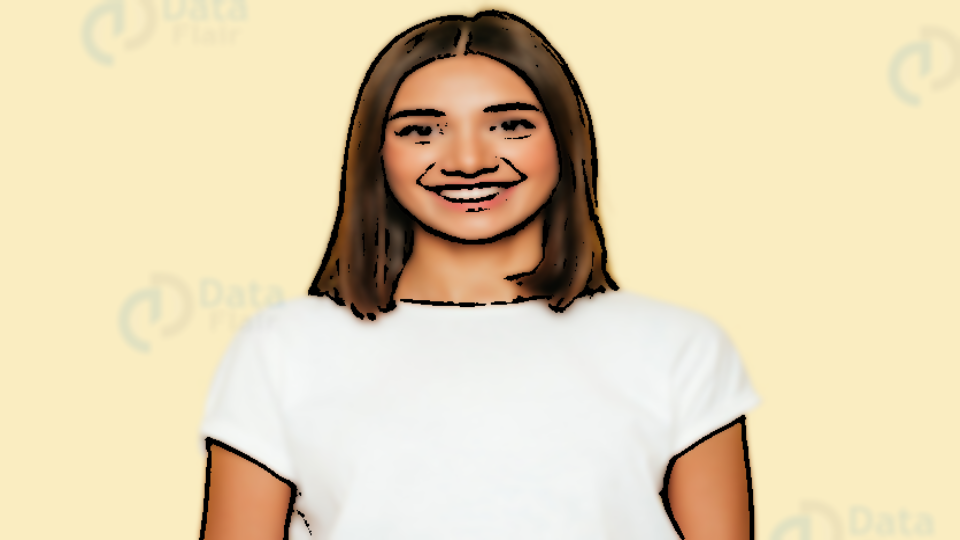
#> input picture cartoonified_Image.png, 960 x 540 px
$ python -i cartoon.py   (imports and definitions only)
#> lines starting #> are read from the running program, lines starting #| are printed output that depends on the picture; after the words box and inside, x2 and y2 are one past the last pixel; in counts of white or black regions, pixels touching at a corner belong together
import cv2          # for image processing
import easygui      # to open the file box
import numpy as np  #   to store image
import imageio      # to read the image stored at a particular path
import sys
import matplotlib.pyplot as plt
import os
import tkinter as tk
from tkinter import filedialog
from tkinter import *
from PIL import ImageTk, Image

# [4 lines not run here, left out]
# [1 line that did not run here, left out]

""" fileopenbox opens the box to choose the file and help us store the file path as a string"""
def upload():
    ImagePath = easygui.fileopenbox()
    cartoonify(ImagePath)

def cartoonify(ImagePath):
    # read the path
#> called with ImagePath = 'cartoonified_Image.png'
    originalImage = cv2.imread(ImagePath)
#> originalImage is the input picture: shape (540, 960, 3); mean B, G, R 179.6, 211.9, 226.8
    originalImage = cv2.cvtColor(originalImage, cv2.COLOR_BGR2RGB)

    #print (image)
    if originalImage is None:
        print("Cannot find any image. Please choose an appropriate file")
        sys.exit()

    Resized1 = cv2.resize(originalImage, (960, 540))

    grayScaleImage = cv2.cvtColor (originalImage, cv2.COLOR_BGR2GRAY)
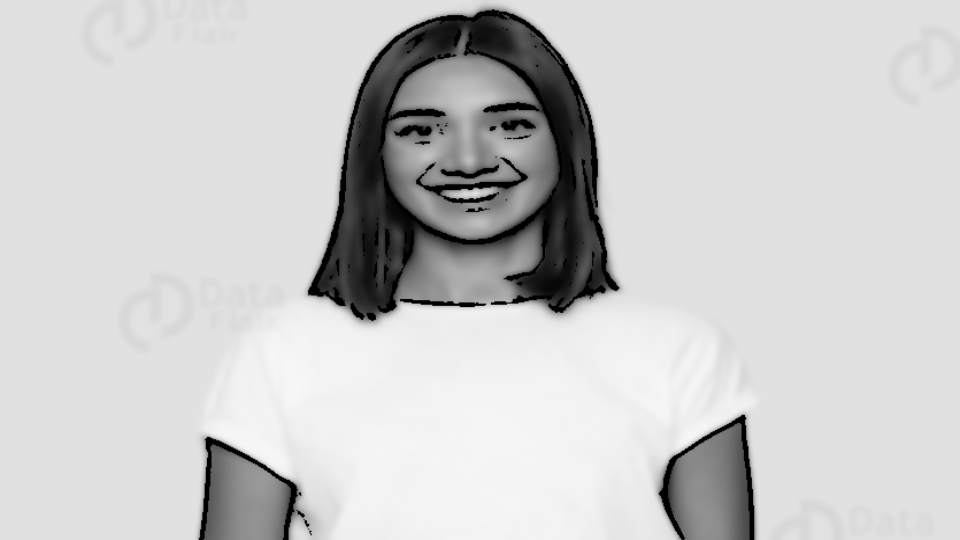
#> grayScaleImage: shape (540, 960); min 0, max 247, mean 203.7
    Resized2 = cv2.resize(grayScaleImage, (960, 540))

    smoothGrayScale = cv2.medianBlur(grayScaleImage, 5)
    Resized3 = cv2.resize(smoothGrayScale, (960, 540))

    getEdge = cv2.adaptiveThreshold(smoothGrayScale, 255, cv2.ADAPTIVE_THRESH_MEAN_C, cv2.THRESH_BINARY, 9, 9)
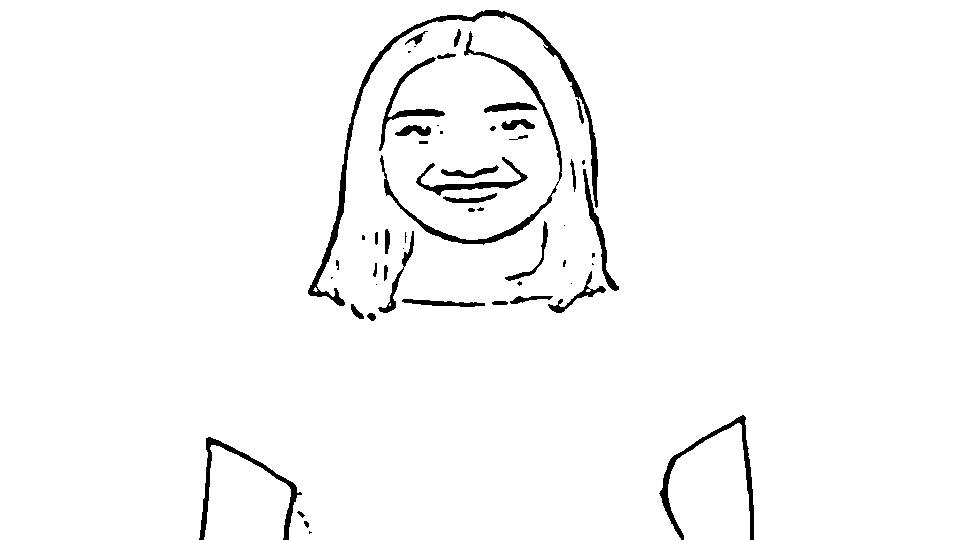
#> getEdge: shape (540, 960); 97.3% white; 54 black regions (18 under 20 px), largest, box (x1, y1, x2, y2) and area: (308, 10, 598, 306) 3276, (380, 31, 562, 245) 1879, (659, 415, 754, 540) 1386
    Resized4 = cv2.resize(getEdge, (960, 540))

    colorImage = cv2.bilateralFilter(originalImage, 9, 300, 300)
    Resized5 = cv2.resize(colorImage, (960, 540))

    cartoonImage = cv2.bitwise_and(colorImage, colorImage, mask = getEdge)
    Resized6 = cv2.resize(cartoonImage, (960, 540))

    images = [Resized1, Resized2, Resized3, Resized4, Resized5, Resized6]
    fig, axes = plt.subplots(3, 2, figsize = (8,8), subplot_kw = {'xticks':[], 'yticks': []}, gridspec_kw = dict(hspace = 0.1, wspace = 0.1))

    for i, ax in enumerate(axes.flat):
        ax.imshow(images[i], cmap = 'gray')

#> (the run stopped early here; a loop or call above may not have finished)
